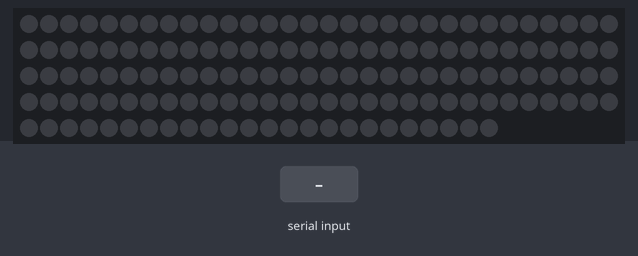
A sketch run on a simulated Arduino Uno, built with avr-gcc and run on an emulated ATmega328P. Shown: 144 RGB LEDs in strip order, left to right, continuing on the next row. The inputs (shaded band) are chosen by the test bench. Dim RGB values are drawn brighter than linear; what the sketch prints to the serial monitor is not drawn.

Above: at 1.2 s.
1.3 s: "1\n" received over Serial
At 2.2 s:
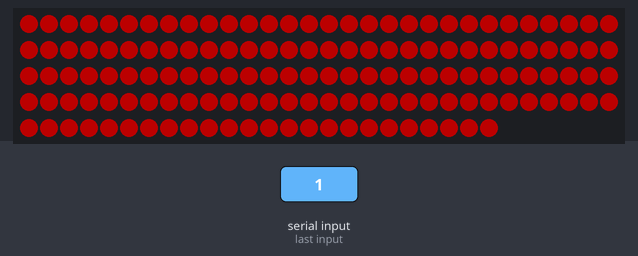
2.8 s: "2\n" received over Serial
At 3.6 s:
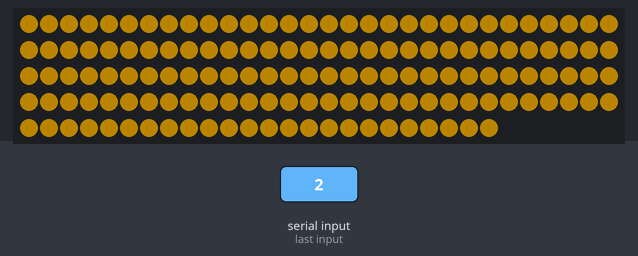
4.3 s: "3\n" received over Serial
At 4.6 s:
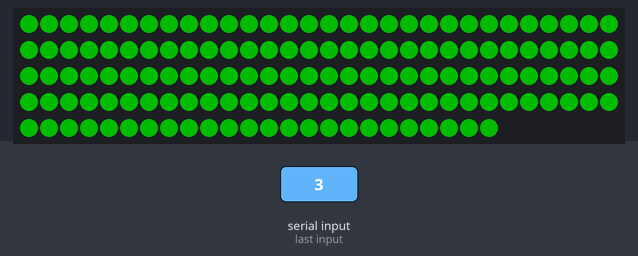
5.8 s: "0\n" received over Serial
At 6.8 s:
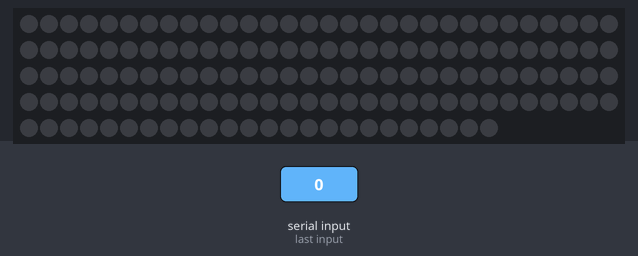
Timing chart, 0 to 8.3 s (numbered marks = the images above; inputs shaded):
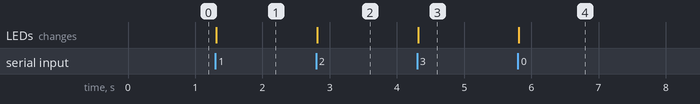

The sketch:

LED.ino
```cpp
#include <Adafruit_NeoPixel.h>

// ======================
// LED Configuration
// ======================
#define LED_PIN     11      // D11
#define NUM_LEDS    144
#define BRIGHTNESS  75

Adafruit_NeoPixel strip(
  NUM_LEDS,
  LED_PIN,
  NEO_GRB + NEO_KHZ800
);

// ======================
// Variables
// ======================
int led_state = 0;
unsigned long lastAnimTime = 0;
int red_pos = 0;

// ======================
// LED Helpers
// ======================
void setStripColor(uint8_t r, uint8_t g, uint8_t b) {
  for (int i = 0; i < NUM_LEDS; i++) {
    strip.setPixelColor(i, strip.Color(r, g, b));
  }
  strip.show();
}

void turnOffStrip() {
  strip.clear();
  strip.show();
}

void flashOnce(uint8_t r, uint8_t g, uint8_t b) {
  setStripColor(r, g, b);
  delay(200);
  turnOffStrip();
}

void flashTwice(uint8_t r, uint8_t g, uint8_t b) {
  flashOnce(r, g, b);
  delay(100);
  flashOnce(r, g, b);
}

// ======================
// Red Running Animation
// ======================
void redAnimation() {
  if (millis() - lastAnimTime < 20) return;
  lastAnimTime = millis();

  strip.clear();
  strip.setPixelColor(red_pos, strip.Color(255, 0, 0));
  strip.show();

  red_pos++;
  if (red_pos >= NUM_LEDS) red_pos = 0;
}

// ======================
// Setup
// ======================
void setup() {
  Serial.begin(115200);

  strip.begin();
  strip.setBrightness(BRIGHTNESS);
  strip.show();

  Serial.println("Arduino Mini LED Controller Ready");
}

// ======================
// Loop
// ======================
void loop() {
  // ---------- Serial Read ----------
  if (Serial.available()) {
    led_state = Serial.parseInt();
    while (Serial.available()) Serial.read(); // clear buffer
  }

  // ---------- LED State Machine ----------
  if (led_state == 0) {
    turnOffStrip();
  }
  else if (led_state == 1) {
    setStripColor(255, 0, 0);      // red = disarmed / emergency off
  }
  else if (led_state == 2) {
    setStripColor(255, 180, 0);    // yellow = manual
  }
  else if (led_state == 3) {
    setStripColor(0, 255, 0);      // green = auto
  }

}
```

Measured:
- after the input at 1.3 s, the LEDs: change at once (image 1)
- after the input at 2.8 s, the LEDs: change at once (image 2)
- after the input at 4.3 s, the LEDs: change at once (image 3)
- after the input at 5.8 s, the LEDs: change at once (image 4)
